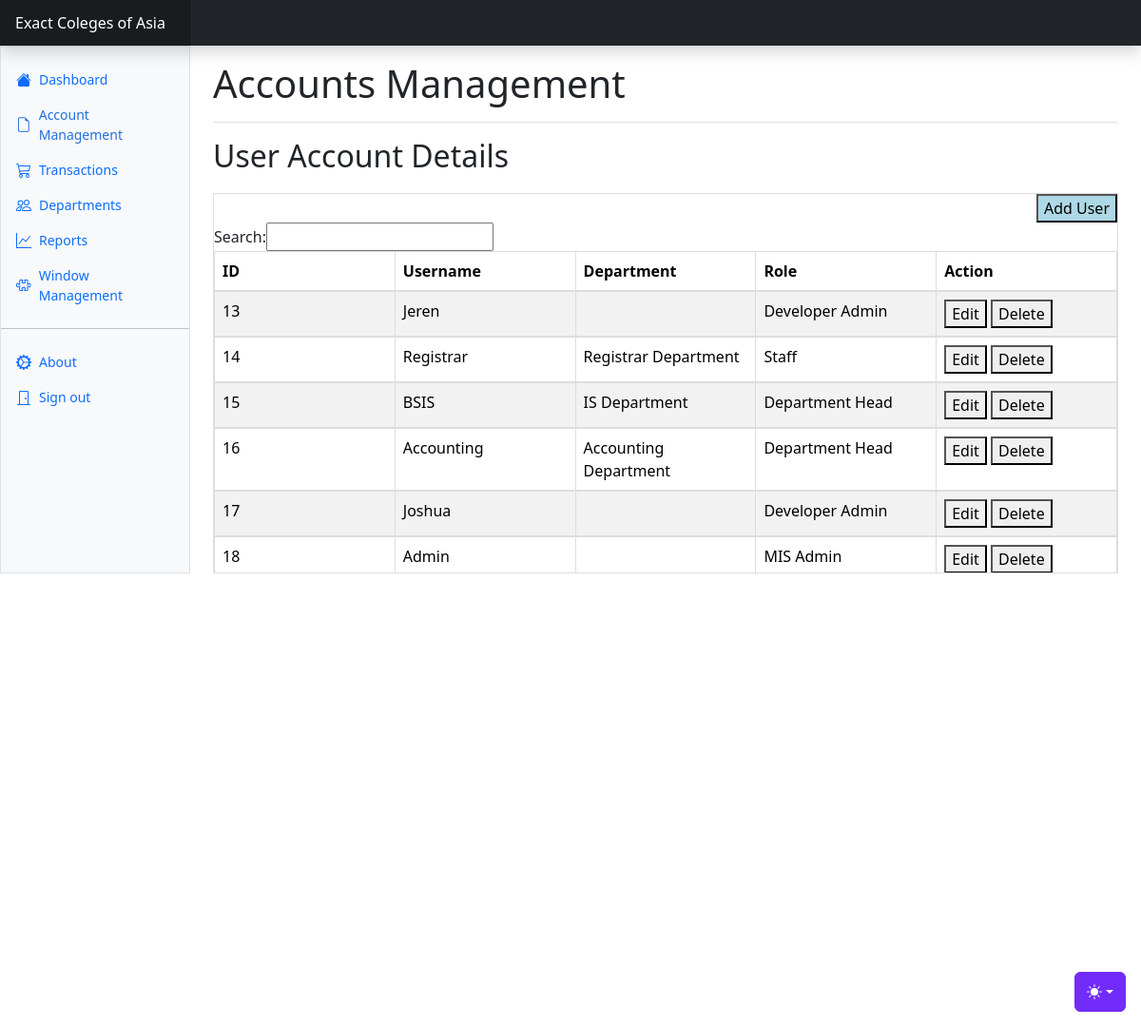
Page /Dashboard/adminDashboard/AccMng.php (signed in) on the committed database.
### tables this page shows
CREATE TABLE `staff_account` (
  `accountID` int(11) NOT NULL,
  `Username` varchar(255) NOT NULL,
  `Password` varchar(255) NOT NULL,
  `Authority_ID` int(11) NOT NULL,
  `Department_ID` int(11) DEFAULT NULL
);

CREATE TABLE `authority` (
  `authorityID` int(11) NOT NULL,
  `description` varchar(255) NOT NULL
);

CREATE TABLE `departments` (
  `departmentID` int(11) NOT NULL,
  `Department_code` varchar(20) NOT NULL,
  `Description` varchar(255) NOT NULL,
  `status` tinyint(1) NOT NULL
);

### Dashboard/adminDashboard/AccMng.php (the view, shortened to what this page needs)
<!doctype html>
<html lang="en" data-bs-theme="auto">
  <head><script src="../../assets/js/color-modes.js"></script>
    <link rel="stylesheet" href="https://cdn.jsdelivr.net/npm/@docsearch/css@3">
<link href="../../assets/dist/css/bootstrap.min.css" rel="stylesheet">
    <link href="https://cdn.jsdelivr.net/npm/bootstrap-icons@1.10.5/font/bootstrap-icons.min.css" rel="stylesheet">
    <link href="dashboard.css" rel="stylesheet">
  </head>
  <body>
      <?php
        require '../.././DBConn.php';
        ?>
    <div class="dropdown position-fixed bottom-0 end-0 mb-3 me-3 bd-mode-toggle">
      <button class="btn btn-bd-primary py-2 dropdown-toggle d-flex align-items-center"
              id="bd-theme"
              type="button"
              aria-expanded="false"
              data-bs-toggle="dropdown"
              aria-label="Toggle theme (auto)">
        <svg class="bi my-1 theme-icon-active" width="1em" height="1em"><use href="#circle-half"></use></svg>
      </button>
    </div>
<header class="navbar sticky-top bg-dark flex-md-nowrap p-0 shadow" data-bs-theme="dark">
  <a class="navbar-brand col-md-3 col-lg-2 me-0 px-3 fs-6 text-white" href="index.html">Exact Coleges of Asia</a>
</header>
<div class="container-fluid">
  <div class="row">
    <div class="sidebar border border-right col-md-3 col-lg-2 p-0 bg-body-tertiary">
      <div class="offcanvas-md offcanvas-end bg-body-tertiary" tabindex="-1" id="sidebarMenu" aria-labelledby="sidebarMenuLabel">
        <div class="offcanvas-body d-md-flex flex-column p-0 pt-lg-3 overflow-y-auto">
          <ul class="nav flex-column">
            <li class="nav-item">
            <a class="nav-link d-flex align-items-center gap-2" href="index.php">
                <svg class="bi"><use xlink:href="#house-fill"/></svg>
                Dashboard
              </a>
            </li>
            <li class="nav-item">
              <a class="nav-link d-flex align-items-center gap-2 active" aria-current="page" href="AccMng.php">
                <svg class="bi"><use xlink:href="#file-earmark"/></svg>
                Account Management
              </a>
            </li>
            <li class="nav-item">
              <a class="nav-link d-flex align-items-center gap-2" href="Transaction.php">
                <svg class="bi"><use xlink:href="#cart"/></svg>
                Transactions
              </a>
            </li>
            <li class="nav-item">
              <a class="nav-link d-flex align-items-center gap-2" href="Department.php">
                <svg class="bi"><use xlink:href="#people"/></svg>
                Departments
              </a>
            </li>
            <li class="nav-item">
              <a class="nav-link d-flex align-items-center gap-2" href="reports.php">
                <svg class="bi"><use xlink:href="#graph-up"/></svg>
                Reports
              </a>
            </li>
            <li class="nav-item">
              <a class="nav-link d-flex align-items-center gap-2" href="Windows.php">
                <svg class="bi"><use xlink:href="#puzzle"/></svg>
                Window Management
              </a>
            </li>
          </ul>
          <hr class="my-3">
          <ul class="nav flex-column mb-auto">
            <li class="nav-item">
              <li class="nav-item">
                <a class="nav-link d-flex align-items-center gap-2" href="#">
                  <svg class="bi"><use xlink:href="#gear-wide-connected"/></svg>
                  About
                </a>
              </li>
              <a class="nav-link d-flex align-items-center gap-2" href="../../sign-in/index.php">
                <svg class="bi"><use xlink:href="#door-closed"/></svg>
                Sign out
              </a>
            </li>
          </ul>
        </div>
      </div>
    </div>
    <main class="col-md-9 ms-sm-auto col-lg-10 px-md-4">
        <div class="d-flex justify-content-between flex-wrap flex-md-nowrap align-items-center pt-3 pb-2 mb-3 border-bottom">
          <h1>Accounts Management</h1>
        </div>
        <h2>User Account Details</h2>
        <div class="table-container">
          <div class="btn-container">
          <button class="add_user">Add User</button>
          </div>
          <table id="queueTable" class="table table-striped">
            <thead>
              <tr>
                <th>ID</th>
                <th>Username</th>
                <th>Department</th>
                <th>Role</th>
                  <th>Action</th>
              </tr>
            </thead>
            <tbody>
              <?php
$sql = "SELECT
q.`Username` AS uname,
d.`Description` AS department_name,
s.`description` AS position,
q.`accountID` AS accountID
FROM `staff_account` q
LEFT JOIN `departments` d ON q.`Department_ID` = d.`departmentID`
LEFT JOIN `authority` s ON q.`Authority_ID` = s.`authorityID`";
$result = $conn->query($sql);
if ($result->num_rows > 0) {
  while($row = $result->fetch_assoc()) {
      ?>
      <tr>
      <td><?php echo $row['accountID'] ?></td>
      <td><?php echo $row['uname'] ?></td>
      <td><?php echo $row['department_name'] ?></td>
      <td><?php echo $row['position'] ?></td>
      <td>
        <button class="editbtn">Edit</button>
        <button class="delbtn">Delete</button>
      </td>
      </tr>
<?php
  }
}
              ?>
            </tbody>
          </table>
        </div>
      </main>
    </div>
  </div>
</body>
</html>

### Dashboard/adminDashboard/dashboard.css (style rules this page uses)
.bi { display: inline-block; width: 1rem; height: 1rem; }
.sidebar .nav-link { font-size: .875rem; font-weight: 500; }
.sidebar .nav-link.active { color: #2470dc; }
.navbar-brand { padding-top: .75rem; padding-bottom: .75rem; background-color: rgba(0, 0, 0, .25); box-shadow: inset -1px 0 0 rgba(0, 0, 0, .25); }

### Dashboard/adminDashboard/AccMng.php (style rules this page uses)
.btn-container { display: flex; justify-content: flex-end; }
.btn-container button { background-color: lightblue; }
.bi { vertical-align: -.125em; fill: currentColor; }
.btn-bd-primary { --bd-violet-bg: #712cf9; --bd-violet-rgb: 112.520718, 44.062154, 249.437846; --bs-btn-font-weight: 600; --bs-btn-color: var(--bs-white); --bs-btn-bg: var(--bd-violet-bg); --bs-btn-border-color: var(--bd-violet-bg); --bs-btn-hover-color: var(--bs-white); --bs-btn-hover-bg: #6528e0; --bs-btn-hover-border-color: #6528e0; --bs-btn-focus-shadow-rgb: var(--bd-violet-rgb); --bs-btn-active-color: var(--bs-btn-hover-color); --bs-btn-active-bg: #5a23c8; --bs-btn-active-border-color: #5a23c8; }
.bd-mode-toggle { z-index: 1500; }
table { width: 100%; border-collapse: collapse; }
th, td { border: 1px solid #ddd; padding: 8px; }
th { background-color: #f2f2f2; text-align: left; }
.table-container { max-height: 400px; overflow-y: auto; border: 1px solid #ddd; margin-top: 20px; }
#queueTable thead { display: table; width: 100%; table-layout: fixed; }
#queueTable tbody { display: block; width: 100%; table-layout: fixed; }
#queueTable tbody tr { display: table; width: 100%; table-layout: fixed; }

### rows in the picture
staff_account: accountID "13", Username "Jeren", Authority_ID.description "Developer Admin"
staff_account: accountID "14", Username "Registrar", Department_ID.Description "Registrar Department", Authority_ID.description "Staff"
staff_account: accountID "15", Username "BSIS", Department_ID.Description "IS Department", Authority_ID.description "Department Head"
staff_account: accountID "16", Username "Accounting", Department_ID.Description "Accounting Department", Authority_ID.description "Department Head"
staff_account: accountID "17", Username "Joshua", Authority_ID.description "Developer Admin"
staff_account: accountID "18", Username "Admin", Authority_ID.description "MIS Admin"
